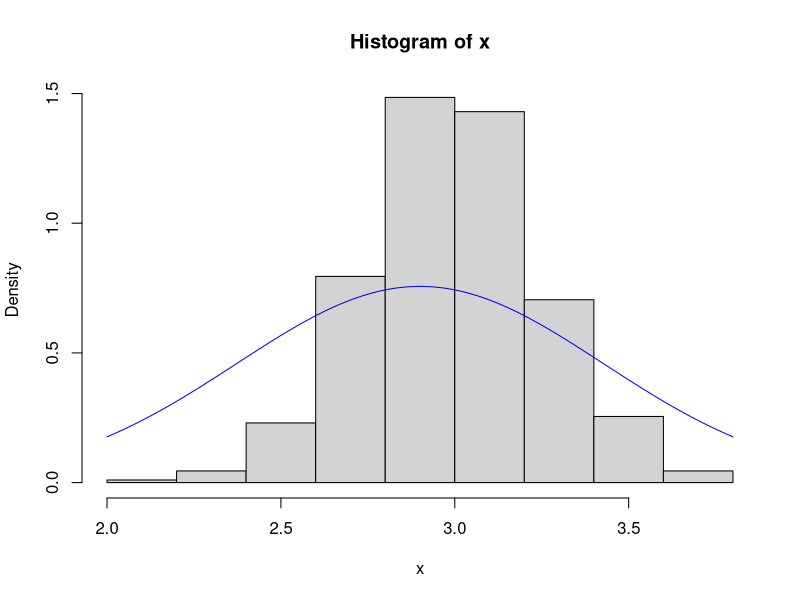
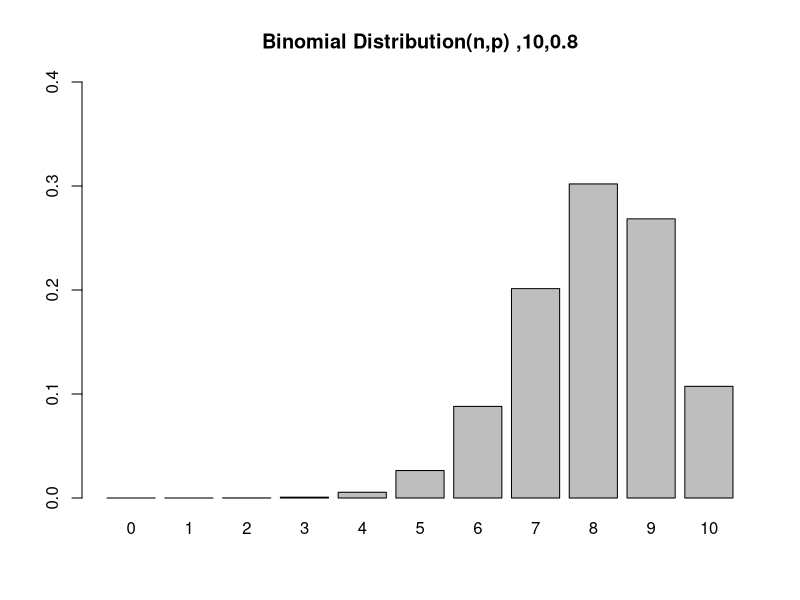

Write the R code that produced these figures, in order.
# Lista de Exercícios - CAP 09

library(dplyr)




# Configurando o diretório de trabalho
setwd("C:/Users/Julia/Desktop/CienciaDeDados/1.Big-Data-Analytics-com-R-e-Microsoft-Azure-Machine-Learning/9.Introducao-a-Analise-Estatistica-de-Dados---Parte-2")
getwd()




# Exercício 1 - Gere 1000 números de uma distribuição normal com média 3 e sd = .25 e grave no objeto chamado x.

x <- rnorm(1000, mean = 3, sd = .25)
x






# Exercício 2 - Crie o histograma dos dados gerados no item anterior e adicione uma camada com a curva da normal.

hist(x, probability = TRUE)
curve(dnorm(x, mean = mean(x), sd = sd(x)), add = TRUE, col = "blue")






# Exercício 3 - Suponha que 80% dos adultos com alergias relatem alívio sintomático com uma medicação específica. 
#               Se o medicamento é dado a 10 novos pacientes com alergias, qual é a probabilidade de que ele seja 
#               eficaz em exatamente sete? (Distribuição Binomial)

res <- dbinom(7, size = 10, prob = 0.80)
res

# - A probabilidade é de 20.13%

## função para gerar gráfico
graph <- function(n,p){
  x <- dbinom(0:n,size=n,prob=p)
  barplot(x,ylim=c(0,0.4),names.arg=0:n,
          main=sprintf(paste('Binomial Distribution(n,p) ',n,p,sep=',')))
}

## chamando gráfico
graph(10, 0.8)






# Exercício 4 - Suponha que os resultados dos testes de um vestibular se ajustem a uma distribuição normal. 
#               Além disso, a pontuação média do teste é de 72 e o desvio padrão é de 15,2. 
#               Qual é a porcentagem de alunos que pontuaram 84 ou mais no exame? E qual a porcentagem dos que pontuaram exatamente 87?

mean <- 72
sd <- 15.2
x <- 84
x2 <- 87

# Calculando a probabilidade acumulada até x
prob_above_x <- pnorm(x, mean = mean, sd = sd, lower.tail = FALSE)

# Explicação
# - A função pnorm é usada para calcular a probabilidade acumulada da distribuição normal até um determinado valor (84, no caso) com uma média
#   de 72 e um desvio padrão de 15.2. O parâmetro lower.tail = FALSE indica que estamos interessados na probabilidade da cauda superior
#   (pontuações acima de 84).


# Convertendo para porcentagem
percentage_above_x <- prob_above_x * 100
percentage_above_x

# - O resultado dos alunos que pontuaram 84 ou mais no exame é de 21.49%


# Calculando exatamente 87 de 2 formas

# calculando a probabilidade de cair dentro desse intervalo em vez de exatamente no valor.
prob_exact_87 <- pnorm(x2 + 0.5, mean = mean, sd = sd, lower.tail = TRUE) - pnorm(x2 - 0.5, mean = mean, sd = sd, lower.tail = TRUE)

# calcular a densidade de probabilidade no valor exato (x2)
prob_exact_87_2 <- dnorm(x2, mean = mean, sd = sd)

# Convertendo para porcentagem
percentage_exact_87 <- prob_exact_87 * 100
percentage_exact_87                                    # 1.61285
percentage_exact_87_2 <- prob_exact_87_2 * 100       
percentage_exact_87_2                                  # 1.612858

# - O resultado dos alunos que pontuaram exatamente 87 é de 1.61%.





# Exercício 4.1 -  Criando dataframe do exemplo anterior para responder as perguntas:
#                  Qual porcentagem dos alunos ficaram acima da média requerida (70) ? 
#                  Qual a porcentagem dos alunos que ficaram acima de 80 ?
#                  Qual a porcentagem dos alunos que ficaram acima de 90 ?
#                  Qual a porcentagem dos alunos que ficaram abaixo de 50 ?


# gera 100 números aleatórios que estejam dentro do intervalo de 0 a 100
aleatorios <- rnorm(1000, mean = 72, sd = 15.2)
aleatorios <- pmax(0, pmin(100, aleatorios))

# criando dataframe
notas <- data.frame(id = 1:1000, notas = aleatorios)
View(notas)

# resumo estatístico
notas_summarize <- 
  notas %>% 
  summarise(media_nota = mean(notas),
            desvio = sd(notas))
notas_summarize

# respondendo as perguntas

porcentage_acima_70 <- pnorm(70, mean = mean(notas$notas), sd = sd(notas$notas), lower.tail = FALSE)
porcentage_acima_70 * 100  # 56.91

porcentage_acima_80 <- pnorm(80, mean = mean(notas$notas), sd = sd(notas$notas), lower.tail = FALSE)
porcentage_acima_80 * 100  # 30.73

porcentage_acima_90 <- pnorm(90, mean = mean(notas$notas), sd = sd(notas$notas), lower.tail = FALSE)
porcentage_acima_90 * 100  # 11.87

porcentage_abaixo_50 <- pnorm(50, mean = mean(notas$notas), sd = sd(notas$notas))
porcentage_abaixo_50 * 100 # 6.30


# respondendo

# - alunos que ficaram com nota acima de 70 representam 56.91%.
# - alunos que ficaram com nota acima de 80 representam 30.73%
# - alunos que ficaram com nota acima de 90 representam 11.87%.
# - alunos que ficaram com nota abaixo de 50 representam 6.30%.







# Exercício 5 - Suponha que o tempo médio de check-out de um caixa de supermercado seja de três minutos. 
#               Encontre a probabilidade de um check-out do cliente ser concluído pelo caixa em menos de dois minutos.

pexp(2, rate=1/3)

# Explicação
# - A taxa de processamento de checkout é igual a uma dividida pelo tempo médio de conclusão da finalização. 
#   Por isso, a taxa de processamento é de 1/3 de checkouts por minuto. 
#   Em seguida, aplicamos a função pexp da distribuição exponencial com taxa = 1/3

# - A probabilidade é de 48.65%.






# Exercício 6 - Suponha que o tempo médio de que um atendendente de hotel seja atender 2 clientes a cada 5 minutos.
#               Encontre a probabilidade de o atendente atender 2 clientes seja de 3 minutos.

pexp(3, rate=2/5)

# Explicação
# - Usando a distribuição exponencial para modelar o tempo entre atendimentos consecutivos de um atendente de hotel, onde o tempo médio para
#   atender 2 clientes é de 5 minutos. Isso implica uma taxa de atendimento de 2/5, ou seja, 2 atendimentos a cada 5 minutos.
# - Ao calcular a probabilidade usando a função pexp com um tempo de 3 minutos, você está procurando a probabilidade de que um atendimento seja
#   concluído em menos de 3 minutos. Como você mencionou, o resultado é aproximadamente 69.88%, o que significa que há uma probabilidade de cerca
#   de 69.88% de que um atendente do hotel complete o atendimento de 2 clientes em menos de 3 minutos.

# - A probabilidade é de 69.88%.






# Exercício 7 - Suponha que o tempo médio de um carro passar por um pedágio seja de 30 segundos. Encontre a probabilidade de um carro passar
#               pelo pedágio em menos de 20 segundos.

pexp(20, rate = 1/30) * 100         #  Isso implica uma taxa de passagem de 1/30, ou seja, um carro a cada 30 segundos.

# - A probabilidade é de 48.65%.





# Exercício 8 - Suponha que o tempo médio de espera em uma fila de um banco seja de 10 minutos. Encontre a probabilidade de um cliente esperar
#               na fila por menos de 5 minutos.

pexp(5, rate = 1/10) * 100          #  Isso implica uma taxa de atendimento de 1/10, ou seja, um cliente a cada 10 minutos.

# - A probabilidade é de 39.34%.






# Exercício 9 - Selecione dez números aleatórios entre um e três.

?runif
x <- runif(10, min = 1, max = 3)
x

# Explicação
# - Aplicamos a função de geração runif da distribuição uniforme para gerar dez números aleatórios entre um e três.






# Exercício 10 - Suponha que, em média, 12 carros atravessem uma ponte por minuto. Encontre a probabilidade de ter 14 ou menos carros cruzando
#                a ponte em um determinado minuto.

ppois(14, lambda = 12)

# - A probabilidade é de 77.20%.

# Explicação
# - Este cálculo ppois(14, lambda = 12) calcula a probabilidade acumulada até 14 carros, o que é o equivalente a ter 14 ou menos carros.






# Exercício 11 - Suponha que, em média, 12 carros atravessem uma ponte por minuto. Encontre a probabilidade de ter 15 ou mais carros cruzando
#                a ponte em um determinado minuto.

ppois(15, lambda=12, lower = FALSE)

# - A probabilidade é de 15.55%.

# Explicação 
# - Para obter a probabilidade de ter 15 ou mais carros, você deve calcular a probabilidade acumulada até 15 e subtrair da probabilidade acumulada 
#   até 14.
# - Este cálculo ppois(15, lambda = 12, lower = FALSE) calcula exatamente isso, a probabilidade de ter 15 ou mais carros cruzando a ponte em um
#   determinado minuto usando a distribuição de Poisson com uma média de 12 carros.







# Exercício 12 - Suponha que haja 12 questões de múltipla escolha em um questionário de inglês. 
#                Cada questão tem cinco respostas possíveis e apenas uma delas está correta. 
#                Encontre a probabilidade de ter quatro ou menos respostas corretas se um aluno tentar responder a cada pergunta 
#                aleatoriamente.

# Defina os parâmetros
numero_questoes <- 12
probabilidade_correta <- 1/5
numero_respostas_corretas <- 4

# Calcule a probabilidade acumulada até 4 respostas corretas
probabilidade <- pbinom(numero_respostas_corretas, size = numero_questoes, prob = probabilidade_correta)

# Exiba a probabilidade
probabilidade

# - A probabilidade é de aproximadamente 92.74% de ter quatro ou menos respostas corretas em 12 questões, considerando respostas aleatórias com
#   uma probabilidade de resposta correta de 0,2.

# Explicação
# - Nesse exercício, estamos lidando com um problema de distribuição binomial, onde temos um número fixo de ensaios independentes (cada pergunta
#   do questionário) e cada ensaio tem duas opções (resposta correta ou incorreta). A probabilidade de sucesso (resposta correta) é de 1/5,
#   já que há cinco respostas possíveis e apenas uma está correta.

# - Nesse código, estamos usando a função pbinom() para calcular a probabilidade acumulada de ter 4 ou menos respostas corretas em 12 questões
#   de múltipla escolha com uma probabilidade de resposta correta de 1/5.

# - Lembre-se de que a probabilidade pode ser calculada para 0, 1, 2, 3 ou 4 respostas corretas, pois estamos interessados em até quatro 
#   respostas corretas.
